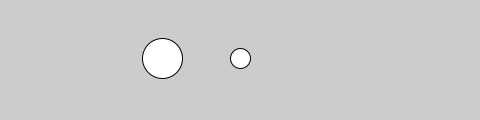
Frame 1 (no input)
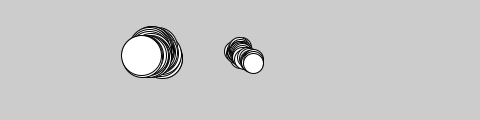
Frame 60 (the mouse pressed at the canvas centre just before this capture)
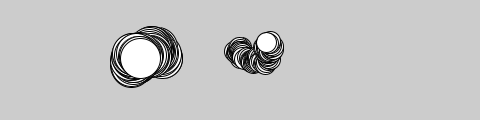
Frame 120 (the mouse held since frame 60 and released just before this capture)

The Processing sketch that drew these frames (run headless with seeded random() and noise(); from frame 60 on, the mouse is pressed at the canvas centre):

// Processing sketch: Buggy
// ── Buggy.pde
JitterBug bug; // Declare object
JitterBug bug2;

void setup() {
  size(480, 120);
  // Create object and pass in parameters
  bug = new JitterBug(width/2, height/2, 20);
  bug2 = new JitterBug(width/3, height/2, 40);
}

void draw() {
  bug.move();
  bug.display();
  bug2.move();
  bug2.display();
}

// ── Jitterbug.pde
class JitterBug {
  
  float x;
  float y;
  int diameter;
  float speed = 2.5;
  
  JitterBug(float tempX, float tempY, int tempDiameter) {
    x = tempX;
    y = tempY;
    diameter = tempDiameter;
  }
  
  void move() {
    x += random(-speed, speed);
    y += random(-speed, speed);
  }
  
  void display() {
    ellipse(x, y, diameter, diameter);
  }
  
}
